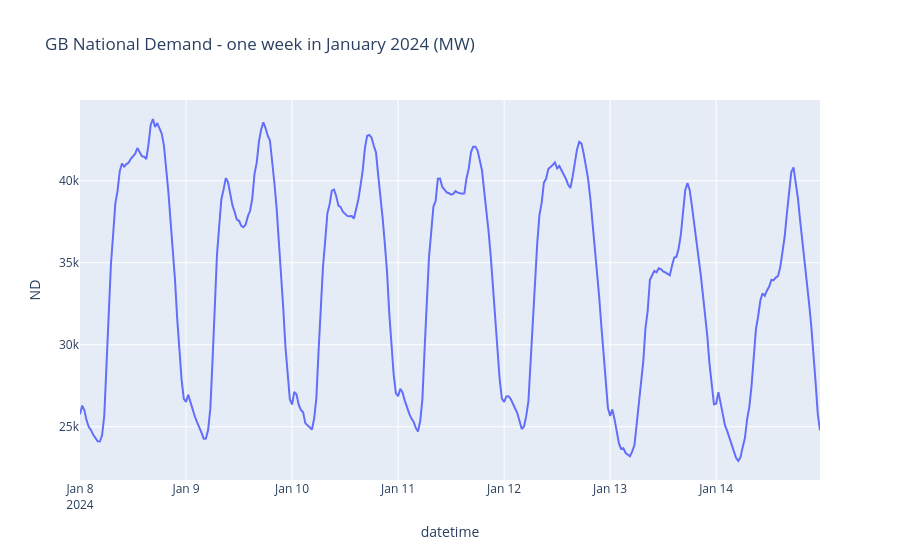

The notebook cell saved with this chart:
### Code cell
# Plot just one week to see the daily shape clearly
#print(df.head())
one_week = df['2024-01-08':'2024-01-14']

fig = px.line(one_week, y='ND', title='GB National Demand - one week in January 2024 (MW)')
fig.show();

### Figure 1 — Plotly figure (JSON) as saved in the notebook; plotly's stock layout.template omitted (floating-point values rounded to 4 significant figures; data arrays with more than 128 entries replaced by an {"elided": "..."} marker saying what was removed)
{"data": [{"hovertemplate": "datetime=%{x}<br>ND=%{y}<extra></extra>", "legendgroup": "", "line": {"color": "#636efa", "dash": "solid"}, "marker": {"symbol": "circle"}, "mode": "lines", "name": "", "orientation": "v", "showlegend": false, "type": "scatter", "x": {"elided": "336 str values"}, "xaxis": "x", "y": {"elided": "336 int values"}, "yaxis": "y"}], "layout": {"legend": {"tracegroupgap": 0}, "title": {"text": "GB National Demand - one week in January 2024 (MW)"}, "xaxis": {"anchor": "y", "domain": [0, 1], "title": {"text": "datetime"}}, "yaxis": {"anchor": "x", "domain": [0, 1], "title": {"text": "ND"}}}}
